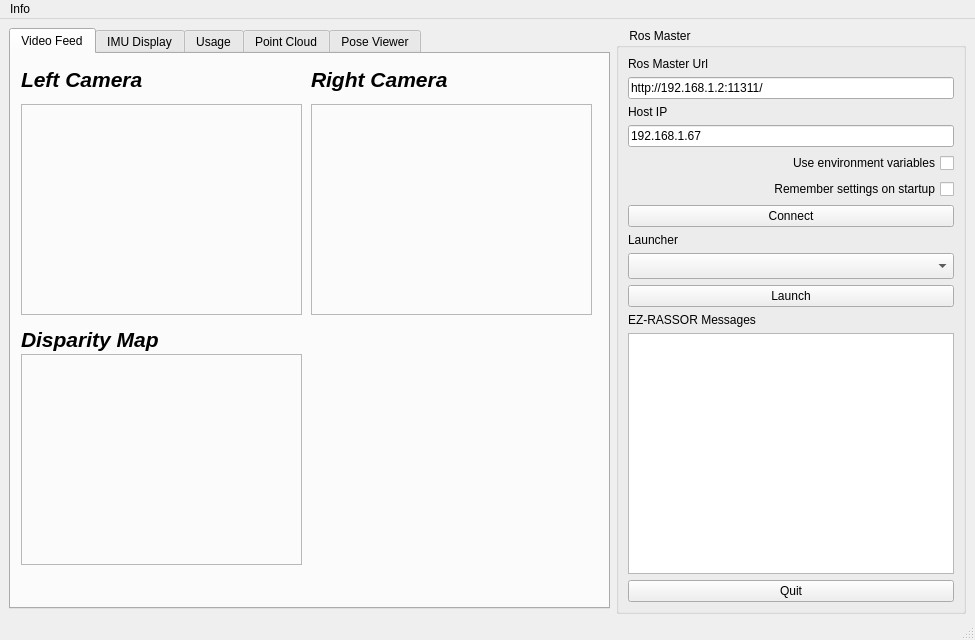
<?xml version="1.0" encoding="UTF-8"?>
<ui version="4.0">
 <class>MainWindowDesign</class>
 <widget class="QMainWindow" name="MainWindowDesign">
  <property name="geometry">
   <rect>
    <x>0</x>
    <y>0</y>
    <width>975</width>
    <height>640</height>
   </rect>
  </property>
  <property name="minimumSize">
   <size>
    <width>975</width>
    <height>640</height>
   </size>
  </property>
  <property name="maximumSize">
   <size>
    <width>975</width>
    <height>640</height>
   </size>
  </property>
  <property name="windowTitle">
   <string>EZ-RASSOR Monitoring System</string>
  </property>
  <property name="windowIcon">
   <iconset resource="../resources/images.qrc">
    <normaloff>:/images/icon.png</normaloff>:/images/icon.png</iconset>
  </property>
  <property name="locale">
   <locale language="English" country="Australia"/>
  </property>
  <widget class="QWidget" name="centralwidget">
   <layout class="QHBoxLayout">
    <item>
     <widget class="QTabWidget" name="tab_manager">
      <property name="minimumSize">
       <size>
        <width>100</width>
        <height>0</height>
       </size>
      </property>
      <property name="maximumSize">
       <size>
        <width>16777215</width>
        <height>600</height>
       </size>
      </property>
      <property name="locale">
       <locale language="English" country="Australia"/>
      </property>
      <property name="tabShape">
       <enum>QTabWidget::Rounded</enum>
      </property>
      <property name="currentIndex">
       <number>0</number>
      </property>
      <widget class="QWidget" name="tab_image">
       <property name="font">
        <font>
         <weight>50</weight>
         <bold>false</bold>
        </font>
       </property>
       <attribute name="title">
        <string>Video Feed</string>
       </attribute>
       <widget class="QLabel" name="front_camera">
        <property name="geometry">
         <rect>
          <x>10</x>
          <y>50</y>
          <width>281</width>
          <height>211</height>
         </rect>
        </property>
        <property name="frameShape">
         <enum>QFrame::StyledPanel</enum>
        </property>
        <property name="text">
         <string/>
        </property>
       </widget>
       <widget class="QLabel" name="back_camera">
        <property name="geometry">
         <rect>
          <x>300</x>
          <y>50</y>
          <width>281</width>
          <height>211</height>
         </rect>
        </property>
        <property name="frameShape">
         <enum>QFrame::StyledPanel</enum>
        </property>
        <property name="frameShadow">
         <enum>QFrame::Plain</enum>
        </property>
        <property name="text">
         <string/>
        </property>
       </widget>
       <widget class="QLabel" name="label_9">
        <property name="geometry">
         <rect>
          <x>10</x>
          <y>10</y>
          <width>171</width>
          <height>31</height>
         </rect>
        </property>
        <property name="text">
         <string>&lt;html&gt;&lt;head/&gt;&lt;body&gt;&lt;p&gt;&lt;span style=&quot; font-size:16pt; font-weight:600; font-style:italic;&quot;&gt;Left Camera&lt;/span&gt;&lt;/p&gt;&lt;/body&gt;&lt;/html&gt;</string>
        </property>
       </widget>
       <widget class="QLabel" name="label_10">
        <property name="geometry">
         <rect>
          <x>300</x>
          <y>10</y>
          <width>171</width>
          <height>31</height>
         </rect>
        </property>
        <property name="text">
         <string>&lt;html&gt;&lt;head/&gt;&lt;body&gt;&lt;p&gt;&lt;span style=&quot; font-size:16pt; font-weight:600; font-style:italic;&quot;&gt;Right Camera&lt;/span&gt;&lt;/p&gt;&lt;/body&gt;&lt;/html&gt;</string>
        </property>
       </widget>
       <widget class="QLabel" name="disparity_camera">
        <property name="geometry">
         <rect>
          <x>10</x>
          <y>300</y>
          <width>281</width>
          <height>211</height>
         </rect>
        </property>
        <property name="frameShape">
         <enum>QFrame::StyledPanel</enum>
        </property>
        <property name="text">
         <string/>
        </property>
       </widget>
       <widget class="QLabel" name="label_11">
        <property name="geometry">
         <rect>
          <x>10</x>
          <y>270</y>
          <width>181</width>
          <height>31</height>
         </rect>
        </property>
        <property name="text">
         <string>&lt;html&gt;&lt;head/&gt;&lt;body&gt;&lt;p&gt;&lt;span style=&quot; font-size:16pt; font-weight:600; font-style:italic;&quot;&gt;Disparity Map&lt;/span&gt;&lt;/p&gt;&lt;/body&gt;&lt;/html&gt;</string>
        </property>
       </widget>
       <widget class="QLabel" name="swamp">
        <property name="geometry">
         <rect>
          <x>300</x>
          <y>310</y>
          <width>281</width>
          <height>211</height>
         </rect>
        </property>
        <property name="frameShape">
         <enum>QFrame::NoFrame</enum>
        </property>
        <property name="frameShadow">
         <enum>QFrame::Plain</enum>
        </property>
        <property name="text">
         <string/>
        </property>
       </widget>
      </widget>
      <widget class="QWidget" name="tab_imu">
       <attribute name="title">
        <string>IMU Display</string>
       </attribute>
       <widget class="QWidget" name="verticalLayoutWidget_2">
        <property name="geometry">
         <rect>
          <x>10</x>
          <y>10</y>
          <width>571</width>
          <height>401</height>
         </rect>
        </property>
        <layout class="QVBoxLayout" name="imu_viewer"/>
       </widget>
       <widget class="QWidget" name="layoutWidget">
        <property name="geometry">
         <rect>
          <x>10</x>
          <y>415</y>
          <width>571</width>
          <height>121</height>
         </rect>
        </property>
        <layout class="QHBoxLayout" name="horizontalLayout">
         <item>
          <layout class="QVBoxLayout" name="verticalLayout">
           <property name="sizeConstraint">
            <enum>QLayout::SetDefaultConstraint</enum>
           </property>
           <item>
            <widget class="QLabel" name="label_4">
             <property name="font">
              <font>
               <weight>75</weight>
               <bold>true</bold>
               <underline>true</underline>
              </font>
             </property>
             <property name="layoutDirection">
              <enum>Qt::LeftToRight</enum>
             </property>
             <property name="text">
              <string>Orientation</string>
             </property>
             <property name="alignment">
              <set>Qt::AlignLeading|Qt::AlignLeft|Qt::AlignVCenter</set>
             </property>
            </widget>
           </item>
           <item>
            <widget class="QLabel" name="orient_x">
             <property name="text">
              <string>x: </string>
             </property>
            </widget>
           </item>
           <item>
            <widget class="QLabel" name="orient_y">
             <property name="text">
              <string>y:</string>
             </property>
            </widget>
           </item>
           <item>
            <widget class="QLabel" name="orient_z">
             <property name="text">
              <string>z:</string>
             </property>
            </widget>
           </item>
          </layout>
         </item>
         <item>
          <layout class="QVBoxLayout" name="verticalLayout_2">
           <item>
            <widget class="QLabel" name="label_15">
             <property name="font">
              <font>
               <weight>75</weight>
               <bold>true</bold>
               <underline>true</underline>
              </font>
             </property>
             <property name="text">
              <string>Angular Velocity</string>
             </property>
             <property name="alignment">
              <set>Qt::AlignLeading|Qt::AlignLeft|Qt::AlignVCenter</set>
             </property>
            </widget>
           </item>
           <item>
            <widget class="QLabel" name="ang_x">
             <property name="text">
              <string>x:</string>
             </property>
            </widget>
           </item>
           <item>
            <widget class="QLabel" name="ang_y">
             <property name="text">
              <string>y:</string>
             </property>
            </widget>
           </item>
           <item>
            <widget class="QLabel" name="ang_z">
             <property name="text">
              <string>z:</string>
             </property>
            </widget>
           </item>
          </layout>
         </item>
         <item>
          <layout class="QVBoxLayout" name="verticalLayout_3">
           <item>
            <widget class="QLabel" name="label_17">
             <property name="font">
              <font>
               <weight>75</weight>
               <bold>true</bold>
               <underline>true</underline>
               <strikeout>false</strikeout>
              </font>
             </property>
             <property name="text">
              <string>Linear Acceleration</string>
             </property>
             <property name="textFormat">
              <enum>Qt::RichText</enum>
             </property>
             <property name="alignment">
              <set>Qt::AlignLeading|Qt::AlignLeft|Qt::AlignTop</set>
             </property>
            </widget>
           </item>
           <item>
            <widget class="QLabel" name="lin_x">
             <property name="text">
              <string>x:</string>
             </property>
            </widget>
           </item>
           <item>
            <widget class="QLabel" name="lin_y">
             <property name="text">
              <string>y:</string>
             </property>
            </widget>
           </item>
           <item>
            <widget class="QLabel" name="lin_z">
             <property name="text">
              <string>z:</string>
             </property>
            </widget>
           </item>
          </layout>
         </item>
        </layout>
       </widget>
      </widget>
      <widget class="QWidget" name="tab_usage">
       <attribute name="title">
        <string>Usage</string>
       </attribute>
       <widget class="QProgressBar" name="cpuBar">
        <property name="geometry">
         <rect>
          <x>120</x>
          <y>30</y>
          <width>461</width>
          <height>61</height>
         </rect>
        </property>
        <property name="value">
         <number>24</number>
        </property>
       </widget>
       <widget class="QProgressBar" name="vmBar">
        <property name="geometry">
         <rect>
          <x>120</x>
          <y>120</y>
          <width>461</width>
          <height>61</height>
         </rect>
        </property>
        <property name="value">
         <number>24</number>
        </property>
       </widget>
       <widget class="QProgressBar" name="smBar">
        <property name="geometry">
         <rect>
          <x>120</x>
          <y>210</y>
          <width>461</width>
          <height>61</height>
         </rect>
        </property>
        <property name="value">
         <number>24</number>
        </property>
       </widget>
       <widget class="QProgressBar" name="dBar">
        <property name="geometry">
         <rect>
          <x>120</x>
          <y>300</y>
          <width>461</width>
          <height>61</height>
         </rect>
        </property>
        <property name="value">
         <number>24</number>
        </property>
       </widget>
       <widget class="QLabel" name="cpu_label">
        <property name="geometry">
         <rect>
          <x>30</x>
          <y>30</y>
          <width>81</width>
          <height>71</height>
         </rect>
        </property>
        <property name="text">
         <string>&lt;html&gt;&lt;head/&gt;&lt;body&gt;&lt;p align=&quot;right&quot;&gt;&lt;span style=&quot; font-size:14pt; font-weight:600; font-style:italic;&quot;&gt;CPU &lt;/span&gt;&lt;/p&gt;&lt;p align=&quot;right&quot;&gt;&lt;span style=&quot; font-size:14pt; font-weight:600; font-style:italic;&quot;&gt; Usage &lt;/span&gt;&lt;/p&gt;&lt;/body&gt;&lt;/html&gt;</string>
        </property>
       </widget>
       <widget class="QLabel" name="vm_label">
        <property name="geometry">
         <rect>
          <x>20</x>
          <y>120</y>
          <width>91</width>
          <height>71</height>
         </rect>
        </property>
        <property name="text">
         <string>&lt;html&gt;&lt;head/&gt;&lt;body&gt;&lt;p align=&quot;right&quot;&gt;&lt;span style=&quot; font-size:14pt; font-weight:600; font-style:italic;&quot;&gt;Virtual &lt;/span&gt;&lt;/p&gt;&lt;p align=&quot;right&quot;&gt;&lt;span style=&quot; font-size:14pt; font-weight:600; font-style:italic;&quot;&gt;Memory &lt;/span&gt;&lt;/p&gt;&lt;/body&gt;&lt;/html&gt;</string>
        </property>
       </widget>
       <widget class="QProgressBar" name="batBar">
        <property name="geometry">
         <rect>
          <x>120</x>
          <y>390</y>
          <width>461</width>
          <height>61</height>
         </rect>
        </property>
        <property name="value">
         <number>24</number>
        </property>
       </widget>
       <widget class="QLabel" name="usage_label_3">
        <property name="geometry">
         <rect>
          <x>20</x>
          <y>210</y>
          <width>91</width>
          <height>71</height>
         </rect>
        </property>
        <property name="text">
         <string>&lt;html&gt;&lt;head/&gt;&lt;body&gt;&lt;p align=&quot;right&quot;&gt;&lt;span style=&quot; font-size:14pt; font-weight:600; font-style:italic;&quot;&gt;Swap &lt;/span&gt;&lt;/p&gt;&lt;p align=&quot;right&quot;&gt;&lt;span style=&quot; font-size:14pt; font-weight:600; font-style:italic;&quot;&gt;Memory &lt;/span&gt;&lt;/p&gt;&lt;/body&gt;&lt;/html&gt;</string>
        </property>
       </widget>
       <widget class="QLabel" name="usage_label_">
        <property name="geometry">
         <rect>
          <x>30</x>
          <y>300</y>
          <width>81</width>
          <height>71</height>
         </rect>
        </property>
        <property name="text">
         <string>&lt;html&gt;&lt;head/&gt;&lt;body&gt;&lt;p align=&quot;right&quot;&gt;&lt;span style=&quot; font-size:14pt; font-weight:600; font-style:italic;&quot;&gt;Disk &lt;/span&gt;&lt;/p&gt;&lt;p align=&quot;right&quot;&gt;&lt;span style=&quot; font-size:14pt; font-weight:600; font-style:italic;&quot;&gt; Usage &lt;/span&gt;&lt;/p&gt;&lt;/body&gt;&lt;/html&gt;</string>
        </property>
       </widget>
       <widget class="QLabel" name="label_8">
        <property name="geometry">
         <rect>
          <x>10</x>
          <y>390</y>
          <width>101</width>
          <height>61</height>
         </rect>
        </property>
        <property name="text">
         <string>&lt;html&gt;&lt;head/&gt;&lt;body&gt;&lt;p align=&quot;right&quot;&gt;&lt;span style=&quot; font-size:14pt; font-weight:600; font-style:italic;&quot;&gt;Battery &lt;/span&gt;&lt;/p&gt;&lt;/body&gt;&lt;/html&gt;</string>
        </property>
       </widget>
      </widget>
      <widget class="QWidget" name="tab_pc">
       <attribute name="title">
        <string>Point Cloud</string>
       </attribute>
       <widget class="QWidget" name="verticalLayoutWidget">
        <property name="geometry">
         <rect>
          <x>10</x>
          <y>10</y>
          <width>581</width>
          <height>541</height>
         </rect>
        </property>
        <layout class="QVBoxLayout" name="pc_viewer"/>
       </widget>
      </widget>
      <widget class="QWidget" name="tab">
       <attribute name="title">
        <string>Pose Viewer</string>
       </attribute>
       <widget class="QWidget" name="verticalLayoutWidget_3">
        <property name="geometry">
         <rect>
          <x>10</x>
          <y>10</y>
          <width>581</width>
          <height>541</height>
         </rect>
        </property>
        <layout class="QVBoxLayout" name="pose_viewer"/>
       </widget>
      </widget>
     </widget>
    </item>
    <item>
     <widget class="QGroupBox" name="groupBox">
      <property name="minimumSize">
       <size>
        <width>350</width>
        <height>586</height>
       </size>
      </property>
      <property name="maximumSize">
       <size>
        <width>350</width>
        <height>586</height>
       </size>
      </property>
      <property name="title">
       <string>    Ros Master</string>
      </property>
      <layout class="QGridLayout" name="gridLayout">
       <item row="0" column="0">
        <layout class="QGridLayout" name="gridLayout_2">
         <item row="4" column="0">
          <widget class="QCheckBox" name="checkbox_use_environment">
           <property name="layoutDirection">
            <enum>Qt::RightToLeft</enum>
           </property>
           <property name="text">
            <string>Use environment variables</string>
           </property>
          </widget>
         </item>
         <item row="10" column="0">
          <widget class="QLabel" name="label_12">
           <property name="text">
            <string>EZ-RASSOR Messages</string>
           </property>
          </widget>
         </item>
         <item row="3" column="0">
          <widget class="QLineEdit" name="line_edit_host">
           <property name="text">
            <string>192.168.1.67</string>
           </property>
          </widget>
         </item>
         <item row="6" column="0">
          <widget class="QPushButton" name="button_connect">
           <property name="enabled">
            <bool>true</bool>
           </property>
           <property name="sizePolicy">
            <sizepolicy hsizetype="MinimumExpanding" vsizetype="Fixed">
             <horstretch>0</horstretch>
             <verstretch>0</verstretch>
            </sizepolicy>
           </property>
           <property name="toolTip">
            <string>Set the target to the current joint trajectory state.</string>
           </property>
           <property name="statusTip">
            <string>Clear all waypoints and set the target to the current joint trajectory state.</string>
           </property>
           <property name="text">
            <string>Connect</string>
           </property>
          </widget>
         </item>
         <item row="7" column="0">
          <widget class="QLabel" name="label_3">
           <property name="frameShape">
            <enum>QFrame::NoFrame</enum>
           </property>
           <property name="frameShadow">
            <enum>QFrame::Raised</enum>
           </property>
           <property name="text">
            <string>Launcher</string>
           </property>
          </widget>
         </item>
         <item row="8" column="0">
          <widget class="QComboBox" name="comboBox">
           <property name="font">
            <font>
             <pointsize>11</pointsize>
            </font>
           </property>
           <property name="editable">
            <bool>false</bool>
           </property>
           <property name="insertPolicy">
            <enum>QComboBox::InsertAtBottom</enum>
           </property>
           <property name="sizeAdjustPolicy">
            <enum>QComboBox::AdjustToContents</enum>
           </property>
           <property name="frame">
            <bool>true</bool>
           </property>
          </widget>
         </item>
         <item row="2" column="0">
          <widget class="QLabel" name="label_2">
           <property name="frameShape">
            <enum>QFrame::NoFrame</enum>
           </property>
           <property name="frameShadow">
            <enum>QFrame::Raised</enum>
           </property>
           <property name="text">
            <string>Host IP</string>
           </property>
          </widget>
         </item>
         <item row="0" column="0">
          <widget class="QLabel" name="label">
           <property name="frameShape">
            <enum>QFrame::NoFrame</enum>
           </property>
           <property name="frameShadow">
            <enum>QFrame::Raised</enum>
           </property>
           <property name="text">
            <string>Ros Master Url</string>
           </property>
          </widget>
         </item>
         <item row="9" column="0">
          <widget class="QPushButton" name="button_launch">
           <property name="text">
            <string>Launch</string>
           </property>
          </widget>
         </item>
         <item row="1" column="0">
          <widget class="QLineEdit" name="line_edit_master">
           <property name="text">
            <string>http://192.168.1.2:11311/</string>
           </property>
          </widget>
         </item>
         <item row="5" column="0">
          <widget class="QCheckBox" name="checkbox_remember_settings">
           <property name="layoutDirection">
            <enum>Qt::RightToLeft</enum>
           </property>
           <property name="text">
            <string>Remember settings on startup</string>
           </property>
          </widget>
         </item>
         <item row="12" column="0">
          <widget class="QPushButton" name="quit_button">
           <property name="sizePolicy">
            <sizepolicy hsizetype="MinimumExpanding" vsizetype="Fixed">
             <horstretch>0</horstretch>
             <verstretch>0</verstretch>
            </sizepolicy>
           </property>
           <property name="text">
            <string>Quit</string>
           </property>
          </widget>
         </item>
         <item row="11" column="0">
          <widget class="QTextBrowser" name="view_logging"/>
         </item>
        </layout>
       </item>
      </layout>
     </widget>
    </item>
   </layout>
  </widget>
  <widget class="QMenuBar" name="menubar">
   <property name="geometry">
    <rect>
     <x>0</x>
     <y>0</y>
     <width>975</width>
     <height>28</height>
    </rect>
   </property>
   <widget class="QMenu" name="menu_File">
    <property name="title">
     <string>Info</string>
    </property>
    <addaction name="separator"/>
    <addaction name="actionAbout"/>
    <addaction name="separator"/>
    <addaction name="action_Quit"/>
   </widget>
   <addaction name="menu_File"/>
  </widget>
  <widget class="QStatusBar" name="statusbar"/>
  <action name="action_Quit">
   <property name="text">
    <string>&amp;Quit</string>
   </property>
   <property name="shortcut">
    <string>Ctrl+Q</string>
   </property>
   <property name="shortcutContext">
    <enum>Qt::ApplicationShortcut</enum>
   </property>
  </action>
  <action name="action_Preferences">
   <property name="text">
    <string>&amp;Preferences</string>
   </property>
  </action>
  <action name="actionAbout">
   <property name="text">
    <string>&amp;About</string>
   </property>
  </action>
  <action name="actionAbout_Qt">
   <property name="text">
    <string>About &amp;Qt</string>
   </property>
  </action>
 </widget>
 <resources>
  <include location="../resources/images.qrc"/>
 </resources>
 <connections>
  <connection>
   <sender>action_Quit</sender>
   <signal>triggered()</signal>
   <receiver>MainWindowDesign</receiver>
   <slot>close()</slot>
   <hints>
    <hint type="sourcelabel">
     <x>-1</x>
     <y>-1</y>
    </hint>
    <hint type="destinationlabel">
     <x>399</x>
     <y>299</y>
    </hint>
   </hints>
  </connection>
  <connection>
   <sender>quit_button</sender>
   <signal>clicked()</signal>
   <receiver>MainWindowDesign</receiver>
   <slot>close()</slot>
   <hints>
    <hint type="sourcelabel">
     <x>859</x>
     <y>552</y>
    </hint>
    <hint type="destinationlabel">
     <x>469</x>
     <y>299</y>
    </hint>
   </hints>
  </connection>
 </connections>
</ui>
